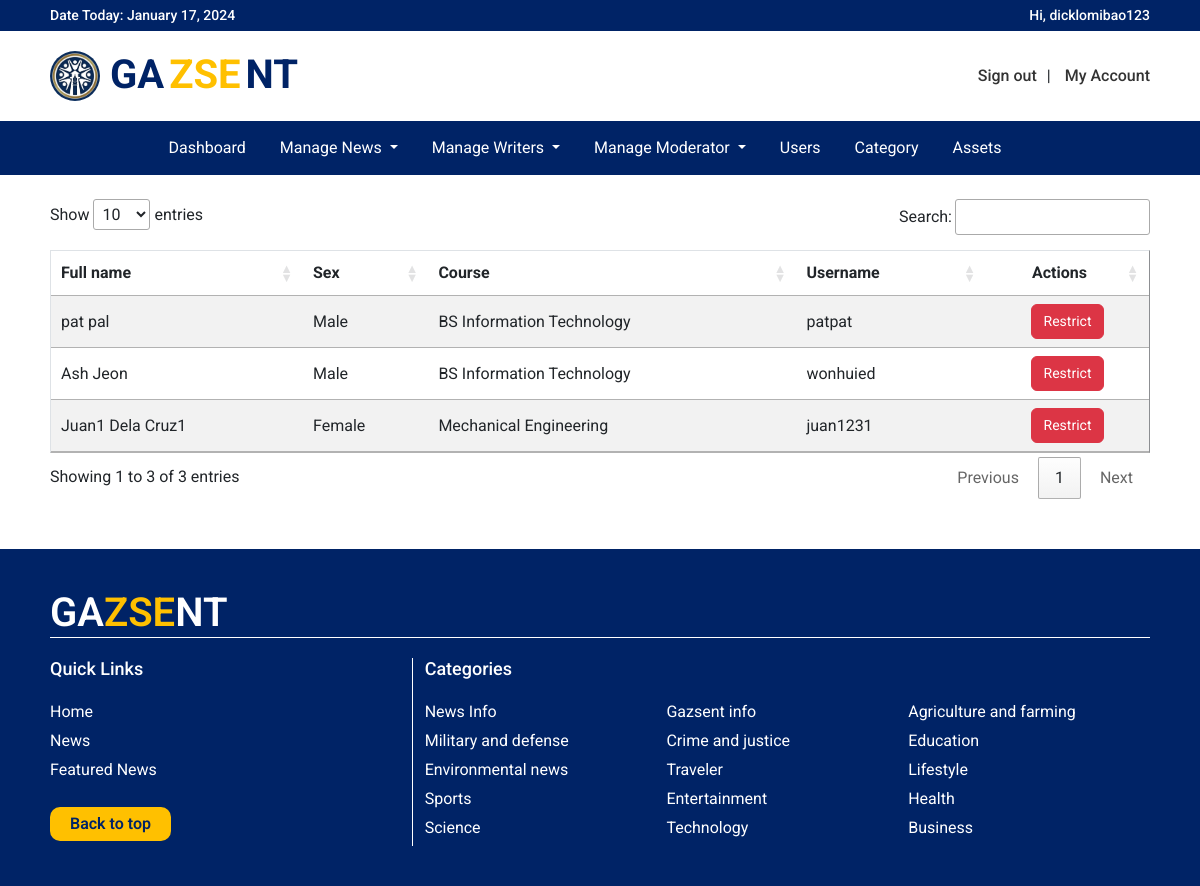
Page /pages/adminpanel/users.php (signed in) on the committed database.
### tables this page shows
CREATE TABLE `account_credentials` (
  `owner_id` varchar(100) NOT NULL,
  `username` varchar(200) NOT NULL,
  `email` varchar(200) NOT NULL,
  `password` varchar(200) NOT NULL,
  `profilepic` varchar(300) NOT NULL,
  `status` int(10) NOT NULL,
  `role` int(2) NOT NULL,
  `validator` int(11) NOT NULL
);

CREATE TABLE `personal_information` (
  `id` varchar(100) NOT NULL,
  `firstname` varchar(100) NOT NULL,
  `lastname` varchar(100) NOT NULL,
  `middlename` varchar(100) NOT NULL,
  `birthdate` date NOT NULL,
  `sex` varchar(10) NOT NULL,
  `mobilenumber` varchar(20) NOT NULL,
  `address` varchar(200) NOT NULL,
  `course` varchar(200) NOT NULL,
  `date_created` timestamp NOT NULL DEFAULT current_timestamp()
);

CREATE TABLE `categories` (
  `id` int(11) NOT NULL,
  `title` varchar(50) NOT NULL,
  `description` varchar(300) NOT NULL
);

### classes/user_personal_info.php (called while the page is built, shortened)
<?php
class PersonalInformation extends Database
{
    function getUsersAccountOnly()
    {
        $pdo = $this->getConnection();
        $sql = "SELECT personal_information.*,account_credentials.* from personal_information,account_credentials WHERE personal_information.id = account_credentials.owner_id and personal_information.middlename = '' and  (`role` = 2 or `role` = 5)";
        $statement = $pdo->prepare($sql);
        $statement->execute();
        return $statement->fetchAll(PDO::FETCH_ASSOC);
    }
}

### classes/category_class.php (called while the page is built, shortened)
<?php
class Category extends Database
{
    function getCategoryList()
    {
        $pdo = $this->getConnection();
        $query = "SELECT * FROM categories ORDER BY id DESC";
        $statement = $pdo->prepare($query);
        $statement->execute();
        $result = $statement->fetchAll(PDO::FETCH_ASSOC);
        return $result;
    }
}

### pages/adminpanel/users.php (the view, shortened to what this page needs)
<?php
require_once "../../classes/user_personal_info.php";
$user = new PersonalInformation();
$userlist = $user->getUsersAccountOnly();
?>
<!DOCTYPE html>
<html lang="en">
<head>
    <link href="https://cdn.jsdelivr.net/npm/bootstrap@5.2.3/dist/css/bootstrap.min.css" rel="stylesheet">
    <link rel="stylesheet" href="//cdn.datatables.net/1.13.1/css/jquery.dataTables.min.css">
    <link href="../../css/body_configuration.css" rel="stylesheet">
    <link href="../../css/navbar.css" rel="stylesheet">
    <link href="../../css/view_writers.css" rel="stylesheet">
</head>
<body>
    <?php require_once 'navbar.php'; ?>
    <br>
    <div class="margin-side">
        <table class="table table-striped" id="myTable" border="1">
            <thead>
                <tr>
                    <th scope="col">Full name</th>
                    <th scope="col">Sex</th>
                    <th scope="col">Course</th>
                    <th scope="col">Username</th>
                    <th scope="col">
                        <center>
                            Actions
                        </center>
                    </th>
                </tr>
            </thead>
            <tbody>
                <?php foreach ($userlist as $item) { ?>
                    <tr valign="middle">
                        <td><?php echo $item['firstname'] . " " . $item['lastname'] ?></td>
                        <td><?php echo $item['sex'] ?></td>
                        <td><?php echo $item['course'] ?></td>
                        <td><?php echo $item['username'] ?></td>
                        <td>
                            <center>
                                <?php if ($item['role'] === '5') { ?>
                                    <a href="restricter.php?user=true&restrict=false&id=<?php echo $item['id'] ?>" class="btn btn-danger">Unrestrict</a>
                                <?php } else { ?>
                                    <a href="restricter.php?user=true&restrict=true&id=<?php echo $item['id'] ?>" class="btn btn-danger">Restrict</a>
                                <?php } ?>
                            </center>
                        </td>
                    </tr>
                <?php } ?>
            </tbody>
        </table>
    </div>
    <?php require_once 'footer.php'?>
</body>
</html>

### pages/adminpanel/footer.php
<?php
require_once "../../classes/category_class.php";
$category = new Category;
$list = $category->getCategoryList();
?>
<header class="footer">
    <div class="margin-side">
        <h1>GA<span>ZSE</span>NT</h1>
        <div class="container-fluid content">
            <div class="row">
                <div class="col-md-4" style="display: grid; border-right:1px solid white">
                    <h5>Quick Links</h5>
                    <a href="../../">Home</a>
                    <a href="../site/news.php">News</a>
                    <a href="../site/featurednews.php">Featured News</a>
                    <a href="#top" class="backtotop">Back to top</a>
                </div>
                <div class="col-md-8">
                    <h5>Categories</h5>
                    <div class="row">
                        <div class="row">
                            <?php
                            $count = 0;
                            foreach ($list as $item) {
                                if ($count != 15) {
                                    echo '<div class="col-md-4"><a class="dropdown-item" href="../site/category.php?id=' . $item['id'] . '&title=' . $item['title'] . '">' . $item['title'] . '</a></div>';
                                    $count++;
                                } else
                                    break;
                            }
                            ?>
                        </div>
                    </div>
                </div>
            </div>
        </div>
    </div>
</header>

### css/body_configuration.css (style rules this page uses)
.margin-side { max-width: 1100px; margin: auto; }

### css/navbar.css (style rules this page uses)
.container-fluid { padding: 0; }
.footer { margin-top: 50px; padding: 40px 0; width: 100%; background-color: #002366; }
.footer h1 { color: white; font-weight: 600; margin-bottom: 20px; border-bottom: 1px solid white; }
.footer span { color: #FFC000; }
.footer .content h5 { color: white; font-size: 18px; margin-bottom: 20px; }
.footer .content a { margin-bottom: 5px; color: white; font-size: 16px; text-decoration: none; }
.footer .content .backtotop { padding: 5px 20px; width: fit-content; margin-top: 20px; border-radius: 10px; background-color: #FFC000; font-weight: 600; color: #002366; }

### css/view_writers.css (style rules this page uses)
.btn-success, .btn-danger { font-size: 14px; }

### rows in the picture
account_credentials: owner_id.firstname "pat", owner_id.lastname "pal", owner_id.sex "Male", owner_id.course "BS Information Technology", username "patpat"
account_credentials: owner_id.firstname "Ash", owner_id.lastname "Jeon", owner_id.sex "Male", owner_id.course "BS Information Technology", username "wonhuied"
account_credentials: owner_id.firstname "Juan1", owner_id.lastname "Dela Cruz1", owner_id.sex "Female", owner_id.course "Mechanical Engineering", username "juan1231"
categories: title "News Info"
categories: title "Gazsent info"
categories: title "Agriculture and farming"
categories: title "Military and defense"
categories: title "Crime and justice"
categories: title "Education"
categories: title "Environmental news"
categories: title "Traveler"
categories: title "Lifestyle"
categories: title "Sports"
categories: title "Entertainment"
categories: title "Health"
categories: title "Science"
categories: title "Technology"
categories: title "Business"

### other values in the picture
$_SESSION['username'] "dicklomibao123"
